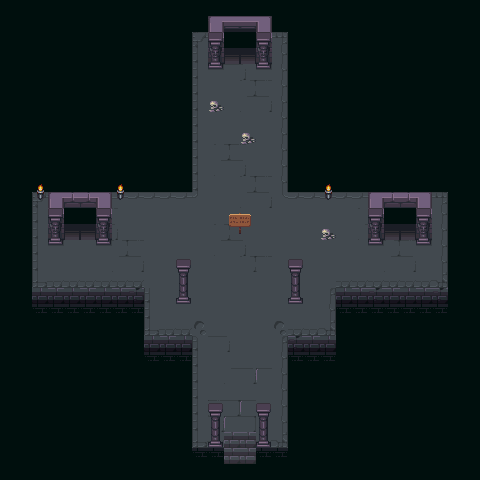

A level layout from a 2D game, rendered from its tile map. Below: a short description, then the map file with tile-grid data replaced by summaries:
An orthogonal 30x30 tile map with 16x16 px tiles, 6 tile layers (sol, mur, garniture, rien, ...), 3 tilesets and 29 objects (23x collision, tp_catacombe1, spawn_catacombe1, tp_catacombe3, tp_catacombe_false1, ...).

<map version="1.5" tiledversion="1.7.2" orientation="orthogonal" renderorder="right-down" width="30" height="30" tilewidth="16" tileheight="16" infinite="0" nextlayerid="8" nextobjectid="39">
 <tileset firstgid="1" source="Dungeon.tsx" />
 <tileset firstgid="289" source="cata_deco.tsx" />
 <tileset firstgid="545" source="nature.tsx" />
 <layer id="1" name="sol" width="30" height="30">
  <data>[900 cells, 900 non-empty, 40 distinct tile ids]</data>
 </layer>
 <layer id="2" name="mur" width="30" height="30">
  <data>[900 cells, 47 non-empty, 14 distinct tile ids]</data>
 </layer>
 <layer id="4" name="garniture" width="30" height="30">
  <data>[900 cells, 2 non-empty, 1 distinct tile ids]</data>
 </layer>
 <layer id="6" name="rien" width="30" height="30">
  <data>[900 cells, 0 non-empty, 0 distinct tile ids]</data>
 </layer>
 <layer id="7" name="rien" width="30" height="30">
  <data>[900 cells, 0 non-empty, 0 distinct tile ids]</data>
 </layer>
 <layer id="3" name="premier plan" width="30" height="30">
  <data>[900 cells, 18 non-empty, 7 distinct tile ids]</data>
 </layer>
 <objectgroup id="5" name="object">
  <object id="1" type="collision" x="32.5253" y="289.363" width="110.474" height="61.6858" />
  <object id="2" type="collision" x="141.317" y="338.151" width="48.7879" height="131.223" />
  <object id="3" type="collision" x="289.363" y="338.151" width="45.984" height="130.101" />
  <object id="4" type="collision" x="337.029" y="290.484" width="115.521" height="47.1056" />
  <object id="5" type="collision" x="449.746" y="180.011" width="22.4312" height="116.642" />
  <object id="7" type="collision" x="287.68" y="32.5253" width="177.207" height="155.897" />
  <object id="8" type="collision" x="29.7214" y="10.094" width="160.383" height="179.45" />
  <object id="9" type="collision" x="8.97249" y="180.011" width="21.8704" height="129.54" />
  <object id="10" type="collision" x="177.207" y="7.29015" width="113.838" height="22.992" />
  <object id="11" type="collision" x="291.045" y="282.68" width="8.41171" height="19.02" />
  <object id="12" type="collision" x="180.571" y="283.92" width="6.72937" height="17.46" />
  <object id="13" type="collision" x="259.081" y="433.483" width="10.094" height="12.8979" />
  <object id="14" type="collision" x="209.171" y="434.605" width="10.6548" height="10.6548" />
  <object id="15" type="collision" x="49.9095" y="208.61" width="60.0035" height="30.8429" />
  <object id="16" type="collision" x="368.994" y="209.171" width="60.5643" height="28.5998" />
  <object id="17" type="collision" x="210.293" y="33.086" width="59.4427" height="30.8429" />
  <object id="18" type="collision" x="50.4702" y="240.575" width="10.6548" height="2.8039" />
  <object id="19" type="collision" x="97.5758" y="241.136" width="10.6548" height="3.36468" />
  <object id="20" type="collision" x="371.797" y="239.453" width="6.72937" height="4.48624" />
  <object id="21" type="collision" x="420.585" y="238.892" width="7.85093" height="6.16858" />
  <object id="22" type="collision" x="209.732" y="64.4897" width="8.97249" height="4.59213" />
  <object id="23" type="collision" x="258.52" y="64.4897" width="10.6548" height="5.93" />
  <object id="26" type="collision" x="229.359" y="220.206" width="21.8704" height="23.7764" />
  <object id="27" name="tp_catacombe1" x="224.5" y="447.75" width="31.75" height="17.25" />
  <object id="28" name="spawn_catacombe1" x="223.5" y="397.5">
   <point />
  </object>
  <object id="29" name="tp_catacombe3" x="385" y="228.75" width="30" height="16" />
  <object id="31" name="tp_catacombe_false1" x="222" y="50.5" width="33.25" height="18.25" />
  <object id="32" name="tp_catacombe_false2" x="64" y="226.5" width="31" height="17.25" />
  <object id="35" name="spawn_catacombe3" x="385.67" y="244">
   <point />
  </object>
 </objectgroup>
</map>
